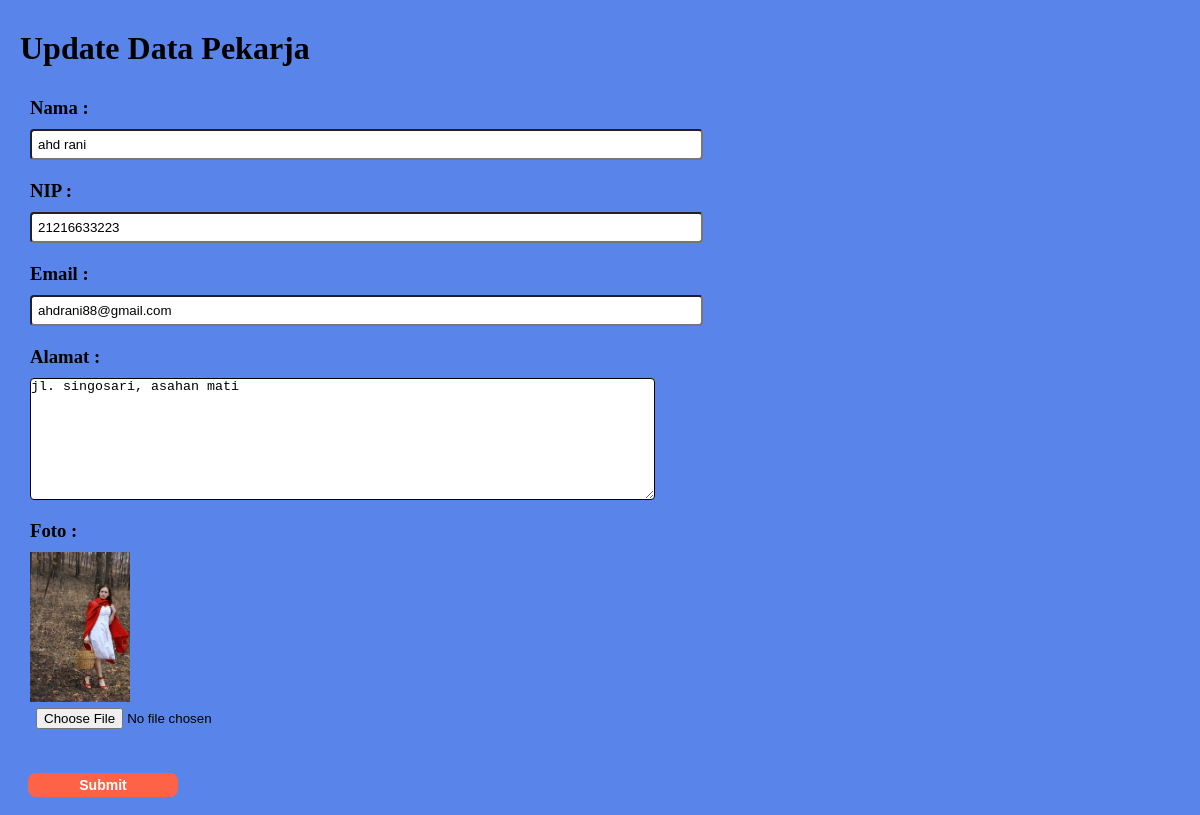
The page /update/update.php?id=2 (signed in) on the database its author committed.
### tables this page shows
CREATE TABLE `data_karyawan` (
  `id` int(11) NOT NULL,
  `foto` varchar(200) NOT NULL,
  `nama` varchar(200) NOT NULL,
  `nip` varchar(12) NOT NULL,
  `email` varchar(255) NOT NULL,
  `alamat` text NOT NULL
);

### functions/functions.php (called while the page is built, shortened)
<?php
$conn = mysqli_connect('localhost','root','','data_pekerja');
function query($query) {
    global $conn;
    $result = mysqli_query($conn,$query);
    $datas  = [];
    while ($data = mysqli_fetch_assoc($result)) {
        $datas[] = $data ;
    }
    return $datas ;
}
?>

### update/update.php (the view, shortened to what this page needs)
<?php
require '../functions/functions.php';
$id = $_GET['id'];
$datas = query("SELECT * FROM data_karyawan WHERE id = $id ")[0];
?>
<html lang="en">
<head>
    <link rel="stylesheet" href="updates.css">
</head>
<body>
<div class="container">
    <h1>Update Data Pekarja</h1>
    <div class="wrap">
        <form action="" method="post" enctype="multipart/form-data"  >
            <div class="card">
                <h3>Nama :</h3>
                <input type="text" name="nama" size="80" value="<?= $datas['nama'] ?>" required >
            </div>
            <div class="card" >
                <h3>NIP :</h3>
                <input type="text" name="nip"  size="80" value="<?= $datas['nip'] ?>" required>
            </div>
            <div class="card" >
                <h3>Email :</h3>
                <input type="text" name="email"  size="80" value="<?= $datas['email'] ?>" required>
            </div>
            <div class="card" >
                <h3>Alamat :</h3>
                <textarea name="alamat" id="" cols="76" rows="8"><?= $datas['alamat']?></textarea>
            </div>
            <div class="card" >
                <h3>Foto :</h3>
                <img src="../images/<?= $datas['foto']; ?>" class="gambar" alt="">
                <div class="posisi">
                <input type="file" name="foto" style="cursor:pointer;" value="<?= $datas['foto'] ?>" >
                </div>
            </div>
            <div class="btn">
                <button type="submit" name="submit" onclick="return confirm('Apakah Anda Yakin ??')" >Submit</button>
            </div>
        </form>
    </div>
</div>
</body>
</html>

### update/updates.css (style rules this page uses)
*,html { margin: 0; padding: 0; box-sizing: border-box; }
body { background-color: rgb(89, 132, 233); }
.container { width: 1200px; margin: 0 auto; }
h1 { margin-top: 30px; margin-left: 20px; }
.wrap { display: flex; margin: 0 60px 0 10px; padding: 10px; }
.card { display:inline-flexbox; gap: 20px; margin: 10px 10px; }
.card h3 { padding: 10px 0 ; }
.card input { padding: 6px; border-radius: 4px; -webkit-border-radius: 4px; -moz-border-radius: 4px; -ms-border-radius: 4px; -o-border-radius: 4px; }
textarea { border: 1px solid black; border-radius: 4px; -webkit-border-radius: 4px; -moz-border-radius: 4px; -ms-border-radius: 4px; -o-border-radius: 4px; }
.btn { margin-top: 30px ; }
button { cursor: pointer; color: white; background-color: tomato; border: none; font-size: 14px; font-weight: bold; border-radius: 8px; padding: 4px; margin: 8px; width: 150px; -webkit-border-radius: 8px; -moz-border-radius: 8px; -ms-border-radius: 8px; -o-border-radius: 8px; }
.gambar { width: 100px; height: auto; }

### rows shown on the page
data_karyawan: nama "ahd rani", nip "21216633223", email "ahdrani88@gmail.com", alamat "jl. singosari, asahan mati", foto (picture)
